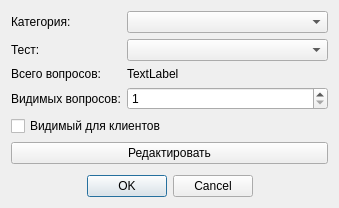
<?xml version="1.0" encoding="UTF-8"?>
<ui version="4.0">
 <class>DlgEditTest</class>
 <widget class="QDialog" name="DlgEditTest">
  <property name="geometry">
   <rect>
    <x>0</x>
    <y>0</y>
    <width>339</width>
    <height>208</height>
   </rect>
  </property>
  <property name="windowTitle">
   <string>Изменить тест</string>
  </property>
  <layout class="QVBoxLayout" name="verticalLayout">
   <item>
    <layout class="QFormLayout" name="formLayout">
     <property name="sizeConstraint">
      <enum>QLayout::SetMinimumSize</enum>
     </property>
     <property name="labelAlignment">
      <set>Qt::AlignLeading|Qt::AlignLeft|Qt::AlignVCenter</set>
     </property>
     <property name="formAlignment">
      <set>Qt::AlignLeading|Qt::AlignLeft|Qt::AlignVCenter</set>
     </property>
     <item row="1" column="1">
      <widget class="QComboBox" name="cbCat">
       <property name="sizePolicy">
        <sizepolicy hsizetype="Expanding" vsizetype="Fixed">
         <horstretch>0</horstretch>
         <verstretch>0</verstretch>
        </sizepolicy>
       </property>
      </widget>
     </item>
     <item row="1" column="0">
      <widget class="QLabel" name="label">
       <property name="text">
        <string>Категория:</string>
       </property>
      </widget>
     </item>
     <item row="2" column="1">
      <widget class="QComboBox" name="cbTest">
       <property name="sizePolicy">
        <sizepolicy hsizetype="Expanding" vsizetype="Fixed">
         <horstretch>0</horstretch>
         <verstretch>0</verstretch>
        </sizepolicy>
       </property>
      </widget>
     </item>
     <item row="2" column="0">
      <widget class="QLabel" name="label_2">
       <property name="text">
        <string>Тест:</string>
       </property>
      </widget>
     </item>
     <item row="3" column="1">
      <widget class="QLabel" name="labelNumTasks">
       <property name="text">
        <string>TextLabel</string>
       </property>
      </widget>
     </item>
     <item row="3" column="0">
      <widget class="QLabel" name="label_3">
       <property name="text">
        <string>Всего вопросов: </string>
       </property>
      </widget>
     </item>
     <item row="4" column="1">
      <widget class="QSpinBox" name="sbNumVis">
       <property name="minimum">
        <number>1</number>
       </property>
       <property name="maximum">
        <number>1000</number>
       </property>
       <property name="value">
        <number>1</number>
       </property>
      </widget>
     </item>
     <item row="4" column="0">
      <widget class="QLabel" name="label_4">
       <property name="text">
        <string>Видимых вопросов:</string>
       </property>
      </widget>
     </item>
    </layout>
   </item>
   <item>
    <widget class="QCheckBox" name="chbVis">
     <property name="text">
      <string>Видимый для клиентов</string>
     </property>
    </widget>
   </item>
   <item>
    <widget class="QPushButton" name="btnEditTest">
     <property name="text">
      <string>Редактировать</string>
     </property>
    </widget>
   </item>
   <item>
    <spacer name="verticalSpacer">
     <property name="orientation">
      <enum>Qt::Vertical</enum>
     </property>
     <property name="sizeHint" stdset="0">
      <size>
       <width>20</width>
       <height>40</height>
      </size>
     </property>
    </spacer>
   </item>
   <item>
    <widget class="QDialogButtonBox" name="buttonBox">
     <property name="orientation">
      <enum>Qt::Horizontal</enum>
     </property>
     <property name="standardButtons">
      <set>QDialogButtonBox::Cancel|QDialogButtonBox::Ok</set>
     </property>
     <property name="centerButtons">
      <bool>true</bool>
     </property>
    </widget>
   </item>
  </layout>
 </widget>
 <resources/>
 <connections>
  <connection>
   <sender>buttonBox</sender>
   <signal>accepted()</signal>
   <receiver>DlgEditTest</receiver>
   <slot>accept()</slot>
   <hints>
    <hint type="sourcelabel">
     <x>248</x>
     <y>254</y>
    </hint>
    <hint type="destinationlabel">
     <x>157</x>
     <y>274</y>
    </hint>
   </hints>
  </connection>
  <connection>
   <sender>buttonBox</sender>
   <signal>rejected()</signal>
   <receiver>DlgEditTest</receiver>
   <slot>reject()</slot>
   <hints>
    <hint type="sourcelabel">
     <x>316</x>
     <y>260</y>
    </hint>
    <hint type="destinationlabel">
     <x>286</x>
     <y>274</y>
    </hint>
   </hints>
  </connection>
 </connections>
</ui>
